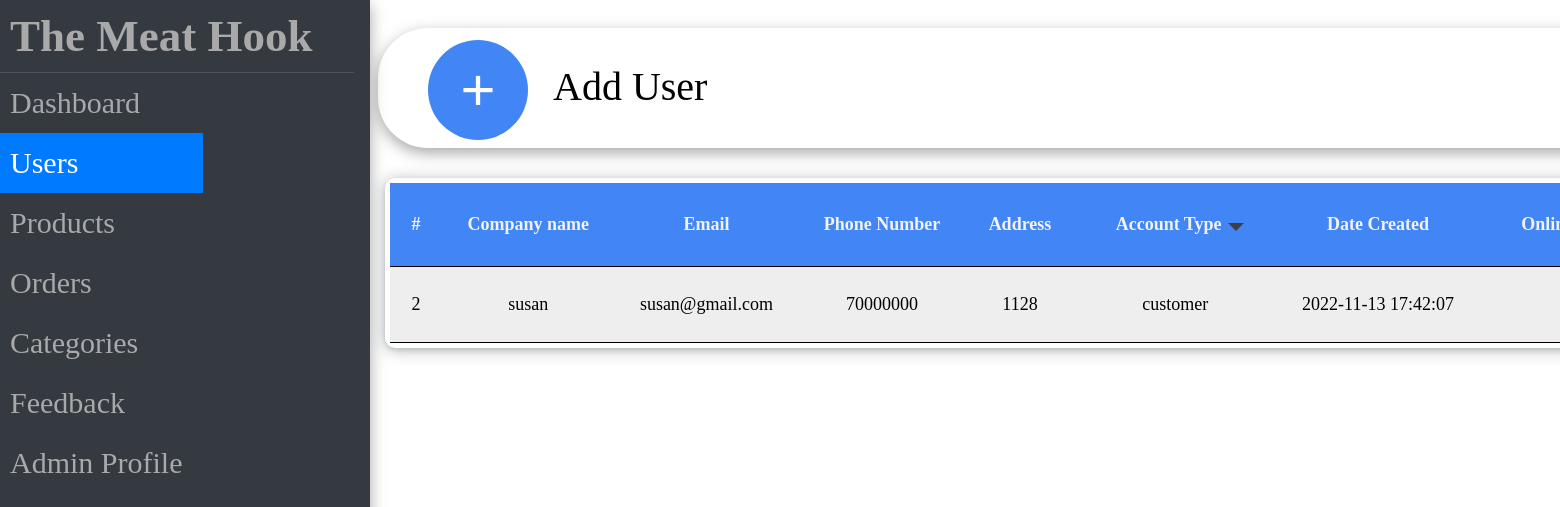
Page /admin/online_users.php (signed in) on the committed database.
### tables this page shows
CREATE TABLE `users` (
  `id` int(11) NOT NULL,
  `cname` varchar(255) NOT NULL,
  `email` varchar(255) NOT NULL,
  `phoneno` int(255) NOT NULL,
  `address` varchar(255) NOT NULL,
  `account` varchar(255) NOT NULL,
  `password` varchar(255) NOT NULL,
  `status` varchar(255) NOT NULL,
  `date_created` timestamp NOT NULL DEFAULT current_timestamp() ON UPDATE current_timestamp(),
  `last_activity` timestamp NOT NULL DEFAULT current_timestamp() ON UPDATE current_timestamp()
);

### helpers/DbHelpers.php (called while the page is built, shortened)
<?php
function GetRelativePath($path)
{
  $npath = str_replace('\\', '/', $path);
  return str_replace('DOCUMENT_ROOT', '', $npath);
}
require(GetRelativePath(dirname(__FILE__))."../../config/db.conf.php");
class DbHelpers {
  public $db;
  public function __construct($conn) {
    $this->db = $conn;
  }
  public function getOnlineUsers ($status) {
    $result = mysqli_query($this->db, "SELECT * FROM users WHERE status = '$status'");
    if ($result) {
      return $result;
    } else {
      return 'table not found';
    }
  }
}
$db_helpers = new DbHelpers($conn);
?>

### admin/online_users.php (the view, shortened to what this page needs)
<?php include_once('main.php'); ?>
		<div class="nav-links">
			<a href="admin.php">Dashboard</a>
			<a href="users_report.php" style="background-color: #007bff; color: #FFF">Users</a>
			<a href="product_report.php">Products</a>
			<a href="orders_report.php">Orders</a>
			<a href="categories_report.php">Categories</a>
			<a href="feedback_report.php">Feedback</a>
			<a href="admin_profile.php">Admin Profile</a>
		</div>
	</div>
	<?php
	include('../helpers/DbHelpers.php');
	$value = $db_helpers->getOnlineusers('online');
?>
    <div class="box1">
        <div class="left">
            <a href="addUser.php"><button type="" class="addUser" name="add_user">+</button></a>
            <p>Add User</p>
        </div>
    </div>
    <div class="table">
	 <div class="supplierTable">
        <table>
         <tr>
            <th>#</th>
            <th>Company name</th>
            <th>Email</th>
            <th>Phone Number</th>
            <th>Address</th>
            <th>
              <label class="dropdown">
                <div class="dd-button">Account Type </div><div class="triangle"></div>
              </label>
            </th>
            <th>Date Created</th>
            <th>
              <label class="dropdown">
                <div class="dd-button"> Online Users</div><div class="triangle"></div>
              </label></th>
         </tr>
         <?php
          while($detail = mysqli_fetch_assoc($value)) : ?>
         <tr>
            <td><?= $detail['id']; ?></td>
            <td><?= $detail['cname']; ?></td>
            <td><?= $detail['email']; ?></td>
            <td><?= $detail['phoneno']; ?></td>
            <td><?= $detail['address']; ?></td>
            <td><?= $detail['account']; ?></td>
            <td><?= $detail['date_created']; ?></td>
            <td>
            </td>
         </tr>
         <?php endwhile; ?>
        </table>
	</div>
</div>
</body>
</html>

### public/css/adminstyles.css (style rules this page uses)
.nav > .nav-links { display: block; float: left; font-size: 20px; list-style-type: none; margin: 0; padding: 0; width: 13%; position: fixed; height: 100%; overflow: auto; }
.nav > .nav-links > a { display: block; padding: 13px 10px 13px 10px; text-decoration: none; color: #9c9c9c; }
.addUser { width:100px; height:100px; line-height:80px; background-color: #4285F4; border-radius: 50%; color: #fff; padding: 10px; font-size: 60px; margin: 2px 10px; border: none; outline: none; cursor: pointer; text-align: center; }
.left { margin: 10px 10px 10px 40px; display: flex; }
.left > p { text-align: center; padding: 5px; margin: 10px; font-size: 40px; padding-top: 15px; }
.box1 { margin: 20px 20px 20px 370px; font-size: 18px; align-content: center; width: 80%; height: 120px; border-radius: 50px; box-shadow: rgba(0, 0, 0, 0.35) 0px 5px 15px; }
.table { margin: auto 370px; font-size: 18px; align-content: center; width: 75%; height: auto; }
table { border-collapse: collapse; width: 100%; height: 70px; text-align: center; margin: auto; padding: 10px; }
.supplierTable { margin: 10px 7px 100px; padding: 5px; box-shadow: rgba(14, 30, 37, 0.12) 0px 2px 4px 0px, rgba(14, 30, 37, 0.32) 0px 2px 16px 0px; border-radius: 10px; }
th, td { padding: 20px; border-bottom: 1px solid #000; }
th { background-color: #4285F4; color: #f2f2f2; }
tr:nth-child(even) { background-color: #eeeeee; }
.dropdown { display: flex; position: relative; }
.dd-button { display: inline-block; border: 1px solid #4285F4; border-radius: 4px; padding: 10px 30px 10px 20px; background-color: #4285F4; cursor: pointer; white-space: nowrap; }
.dd-button::after { content: ''; position: absolute; top: 50%; right: 15px; transform: translateY(-50%); width: 0; height: 0; border-left: 5px solid transparent; border-right: 5px solid transparent; border-top: 5px solid transparent; }
.triangle { color: white; width: 0px; height: 0px; border: 8px solid black; border-top-color: #3c4044; border-right-color: transparent; border-bottom-color: transparent; border-left-color: transparent; margin: 20px 0px 0px -25px; }
.nav > .nav-links { display: block; text-align: left; font-size: 30px; }
.nav > .nav-links > a { display: block; padding: 13px 10px 13px 10px; text-decoration: none; color: #a9a9a9 ; }

### rows in the picture
users: id "2", cname "susan", email "susan@gmail.com", phoneno "70000000", address "1128", account "customer", date_created "2022-11-13 17:42:07"
